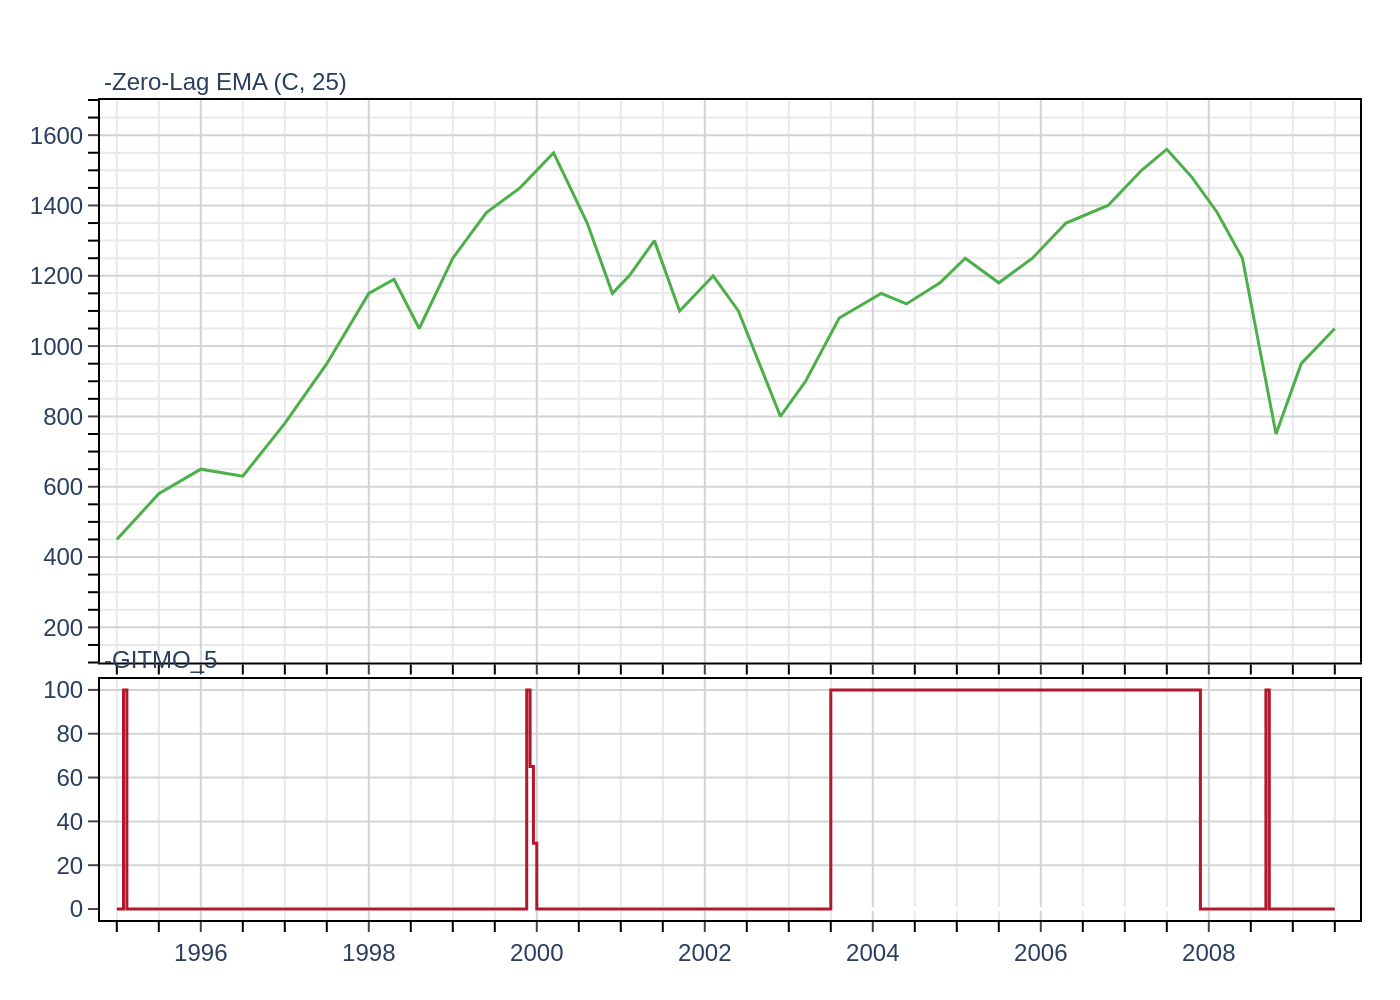

This chart was generated by the following Python code:
import sys
import json
import plotly.graph_objects as go
from plotly.subplots import make_subplots
from pathlib import Path

# Check if the JSON file path is provided as a command-line argument
if len(sys.argv) < 2:
    print(f"Usage: python {sys.argv[0]} <path_to_json_file>")
    sys.exit(1)

# Get the JSON file path from the command-line arguments
json_file_path = Path(sys.argv[1])

# Check if the JSON file exists
if not json_file_path.is_file():
    print(f"Error: File not found at {json_file_path}")
    sys.exit(1)

# Read the JSON data
with open(json_file_path, 'r', encoding='utf-8') as f:
    chart_data = json.load(f)

# Extract data, texts, and colors from the JSON object
data_series = chart_data.get('chart_data', [])
chart_texts = chart_data.get('texts', {})
colors = chart_data.get('colors', [])

# Create subplots
fig = make_subplots(
    rows=2,
    cols=1,
    shared_xaxes=True,
    vertical_spacing=0.02,
    row_heights=[0.7, 0.3],
    subplot_titles=(chart_texts.get('title_1', ''), chart_texts.get('title_2', ''))
)

# Add traces to the subplots
if len(data_series) > 0:
    series1 = data_series[0]
    fig.add_trace(go.Scatter(
        x=series1['x'],
        y=series1['y'],
        mode='lines',
        name=series1['name'],
        line=dict(color=colors[0], width=1.5)
    ), row=1, col=1)

if len(data_series) > 1:
    series2 = data_series[1]
    fig.add_trace(go.Scatter(
        x=series2['x'],
        y=series2['y'],
        mode='lines',
        name=series2['name'],
        line=dict(color=colors[1], width=1.5)
    ), row=2, col=1)

# Update layout
fig.update_layout(
    height=600,
    width=800,
    showlegend=False,
    font=dict(family="Arial", size=12),
    margin=dict(l=50, r=20, t=50, b=40),
    plot_bgcolor='white',
    paper_bgcolor='white'
)

# Align subplot titles to the left
fig.update_annotations(x=0, xanchor='left', font=dict(size=12))

# Update axes
fig.update_xaxes(
    showgrid=True,
    gridwidth=1,
    gridcolor='#d3d3d3',
    showline=True,
    linewidth=1,
    linecolor='black',
    mirror=True,
    ticks='outside',
    minor=dict(
        ticks="outside",
        ticklen=5,
        tickcolor="black",
        showgrid=True,
        gridcolor='#e9e9e9'
    ),
    tickformat='%Y'
)

# Update Y-axis for the top subplot
fig.update_yaxes(
    row=1, col=1,
    range=[100, 1700],
    dtick=200,
    showgrid=True,
    gridwidth=1,
    gridcolor='#d3d3d3',
    showline=True,
    linewidth=1,
    linecolor='black',
    mirror=True,
    ticks='outside',
    minor=dict(
        ticks="outside",
        ticklen=5,
        tickcolor="black",
        showgrid=True,
        gridcolor='#e9e9e9'
    )
)

# Update Y-axis for the bottom subplot
fig.update_yaxes(
    row=2, col=1,
    range=[-5, 105],
    dtick=20,
    showgrid=True,
    gridwidth=1,
    gridcolor='#d3d3d3',
    showline=True,
    linewidth=1,
    linecolor='black',
    mirror=True,
    ticks='outside'
)

# Set the x-axis range
fig.update_xaxes(range=[1994.8, 2009.8])


# Define the output image file path
output_image_path = json_file_path.with_suffix('.png')

# Write the image to a file
fig.write_image(output_image_path, scale=2)

print(f"Chart saved to {output_image_path}")
